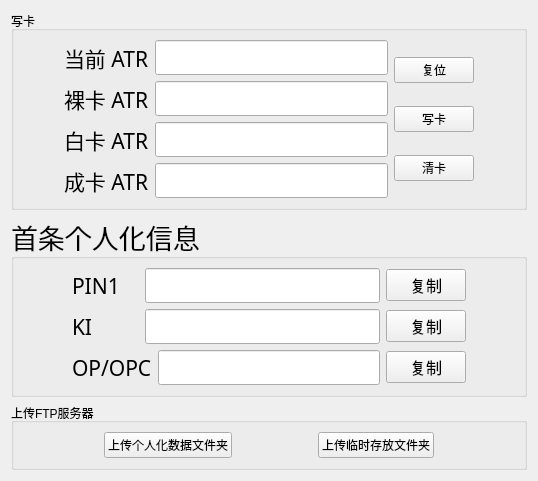
      <widget class="QWidget" name="tab_2">
       <attribute name="title">
        <string>鉴权</string>
       </attribute>
       <layout class="QHBoxLayout" name="horizontalLayout_30">
        <item>
         <layout class="QVBoxLayout" name="verticalLayout_7" stretch="2,2,1">
          <item>
           <widget class="QGroupBox" name="groupBox_6">
            <property name="title">
             <string>写卡</string>
            </property>
            <layout class="QHBoxLayout" name="horizontalLayout_36" stretch="1,8,1,1">
             <item>
              <spacer name="horizontalSpacer_7">
               <property name="orientation">
                <enum>Qt::Horizontal</enum>
               </property>
               <property name="sizeHint" stdset="0">
                <size>
                 <width>20</width>
                 <height>20</height>
                </size>
               </property>
              </spacer>
             </item>
             <item>
              <layout class="QVBoxLayout" name="verticalLayout_6">
               <item>
                <layout class="QHBoxLayout" name="horizontalLayout_16" stretch="1,9">
                 <item>
                  <widget class="QLabel" name="pin1_8">
                   <property name="font">
                    <font>
                     <family>微软雅黑</family>
                     <pointsize>16</pointsize>
                    </font>
                   </property>
                   <property name="text">
                    <string>当前 ATR</string>
                   </property>
                  </widget>
                 </item>
                 <item>
                  <widget class="QLineEdit" name="current_card_line">
                   <property name="enabled">
                    <bool>true</bool>
                   </property>
                   <property name="font">
                    <font>
                     <family>微软雅黑</family>
                     <pointsize>14</pointsize>
                    </font>
                   </property>
                   <property name="readOnly">
                    <bool>true</bool>
                   </property>
                  </widget>
                 </item>
                </layout>
               </item>
               <item>
                <layout class="QHBoxLayout" name="horizontalLayout_14" stretch="1,9">
                 <item>
                  <widget class="QLabel" name="pin1_2">
                   <property name="font">
                    <font>
                     <family>微软雅黑</family>
                     <pointsize>16</pointsize>
                    </font>
                   </property>
                   <property name="text">
                    <string>裸卡 ATR</string>
                   </property>
                  </widget>
                 </item>
                 <item>
                  <widget class="QLineEdit" name="bare_card_line">
                   <property name="enabled">
                    <bool>true</bool>
                   </property>
                   <property name="font">
                    <font>
                     <family>微软雅黑</family>
                     <pointsize>14</pointsize>
                    </font>
                   </property>
                   <property name="readOnly">
                    <bool>true</bool>
                   </property>
                  </widget>
                 </item>
                </layout>
               </item>
               <item>
                <layout class="QHBoxLayout" name="horizontalLayout_15" stretch="1,9">
                 <item>
                  <widget class="QLabel" name="ki_2">
                   <property name="font">
                    <font>
                     <family>微软雅黑</family>
                     <pointsize>16</pointsize>
                    </font>
                   </property>
                   <property name="text">
                    <string>白卡 ATR</string>
                   </property>
                  </widget>
                 </item>
                 <item>
                  <widget class="QLineEdit" name="white_card_line">
                   <property name="enabled">
                    <bool>true</bool>
                   </property>
                   <property name="font">
                    <font>
                     <family>微软雅黑</family>
                     <pointsize>14</pointsize>
                    </font>
                   </property>
                   <property name="readOnly">
                    <bool>true</bool>
                   </property>
                  </widget>
                 </item>
                </layout>
               </item>
               <item>
                <layout class="QHBoxLayout" name="horizontalLayout_29" stretch="1,9">
                 <item>
                  <widget class="QLabel" name="op_2">
                   <property name="font">
                    <font>
                     <family>微软雅黑</family>
                     <pointsize>16</pointsize>
                    </font>
                   </property>
                   <property name="text">
                    <string>成卡 ATR</string>
                   </property>
                  </widget>
                 </item>
                 <item>
                  <widget class="QLineEdit" name="finished_card_line">
                   <property name="enabled">
                    <bool>true</bool>
                   </property>
                   <property name="font">
                    <font>
                     <family>微软雅黑</family>
                     <pointsize>14</pointsize>
                    </font>
                   </property>
                   <property name="readOnly">
                    <bool>true</bool>
                   </property>
                  </widget>
                 </item>
                </layout>
               </item>
              </layout>
             </item>
             <item>
              <layout class="QVBoxLayout" name="verticalLayout_5">
               <item>
                <widget class="QPushButton" name="reset_card_btn">
                 <property name="text">
                  <string>复位</string>
                 </property>
                </widget>
               </item>
               <item>
                <widget class="QPushButton" name="write_card_btn">
                 <property name="text">
                  <string>写卡</string>
                 </property>
                </widget>
               </item>
               <item>
                <widget class="QPushButton" name="clear_card_btn">
                 <property name="text">
                  <string>清卡</string>
                 </property>
                </widget>
               </item>
              </layout>
             </item>
             <item>
              <spacer name="horizontalSpacer_8">
               <property name="orientation">
                <enum>Qt::Horizontal</enum>
               </property>
               <property name="sizeHint" stdset="0">
                <size>
                 <width>71</width>
                 <height>20</height>
                </size>
               </property>
              </spacer>
             </item>
            </layout>
           </widget>
          </item>
          <item>
           <widget class="QGroupBox" name="groupBox">
            <property name="font">
             <font>
              <family>微软雅黑</family>
              <pointsize>20</pointsize>
             </font>
            </property>
            <property name="title">
             <string>首条个人化信息</string>
            </property>
            <layout class="QHBoxLayout" name="horizontalLayout_28" stretch="1,8,1">
             <item>
              <spacer name="horizontalSpacer_5">
               <property name="orientation">
                <enum>Qt::Horizontal</enum>
               </property>
               <property name="sizeHint" stdset="0">
                <size>
                 <width>72</width>
                 <height>20</height>
                </size>
               </property>
              </spacer>
             </item>
             <item>
              <layout class="QVBoxLayout" name="verticalLayout_4">
               <item>
                <layout class="QHBoxLayout" name="horizontalLayout_11" stretch="2,7,1">
                 <item>
                  <widget class="QLabel" name="pin1">
                   <property name="font">
                    <font>
                     <family>微软雅黑</family>
                     <pointsize>16</pointsize>
                    </font>
                   </property>
                   <property name="text">
                    <string>PIN1</string>
                   </property>
                  </widget>
                 </item>
                 <item>
                  <widget class="QLineEdit" name="pin1_line">
                   <property name="enabled">
                    <bool>true</bool>
                   </property>
                   <property name="font">
                    <font>
                     <family>微软雅黑</family>
                     <pointsize>14</pointsize>
                    </font>
                   </property>
                   <property name="readOnly">
                    <bool>true</bool>
                   </property>
                  </widget>
                 </item>
                 <item>
                  <widget class="QPushButton" name="pin1_btn">
                   <property name="font">
                    <font>
                     <family>微软雅黑</family>
                     <pointsize>12</pointsize>
                    </font>
                   </property>
                   <property name="text">
                    <string>复制</string>
                   </property>
                  </widget>
                 </item>
                </layout>
               </item>
               <item>
                <layout class="QHBoxLayout" name="horizontalLayout_12" stretch="2,7,1">
                 <item>
                  <widget class="QLabel" name="ki">
                   <property name="font">
                    <font>
                     <family>微软雅黑</family>
                     <pointsize>16</pointsize>
                    </font>
                   </property>
                   <property name="text">
                    <string>KI</string>
                   </property>
                  </widget>
                 </item>
                 <item>
                  <widget class="QLineEdit" name="ki_line">
                   <property name="enabled">
                    <bool>true</bool>
                   </property>
                   <property name="font">
                    <font>
                     <family>微软雅黑</family>
                     <pointsize>14</pointsize>
                    </font>
                   </property>
                   <property name="readOnly">
                    <bool>true</bool>
                   </property>
                  </widget>
                 </item>
                 <item>
                  <widget class="QPushButton" name="ki_btn">
                   <property name="font">
                    <font>
                     <family>微软雅黑</family>
                     <pointsize>12</pointsize>
                    </font>
                   </property>
                   <property name="text">
                    <string>复制</string>
                   </property>
                  </widget>
                 </item>
                </layout>
               </item>
               <item>
                <layout class="QHBoxLayout" name="horizontalLayout_13" stretch="2,7,1">
                 <item>
                  <widget class="QLabel" name="op">
                   <property name="font">
                    <font>
                     <family>微软雅黑</family>
                     <pointsize>16</pointsize>
                    </font>
                   </property>
                   <property name="text">
                    <string>OP/OPC</string>
                   </property>
                  </widget>
                 </item>
                 <item>
                  <widget class="QLineEdit" name="op_line">
                   <property name="enabled">
                    <bool>true</bool>
                   </property>
                   <property name="font">
                    <font>
                     <family>微软雅黑</family>
                     <pointsize>14</pointsize>
                    </font>
                   </property>
                   <property name="readOnly">
                    <bool>true</bool>
                   </property>
                  </widget>
                 </item>
                 <item>
                  <widget class="QPushButton" name="op_btn">
                   <property name="font">
                    <font>
                     <family>微软雅黑</family>
                     <pointsize>12</pointsize>
                    </font>
                   </property>
                   <property name="text">
                    <string>复制</string>
                   </property>
                  </widget>
                 </item>
                </layout>
               </item>
              </layout>
             </item>
             <item>
              <spacer name="horizontalSpacer_6">
               <property name="orientation">
                <enum>Qt::Horizontal</enum>
               </property>
               <property name="sizeHint" stdset="0">
                <size>
                 <width>72</width>
                 <height>20</height>
                </size>
               </property>
              </spacer>
             </item>
            </layout>
           </widget>
          </item>
          <item>
           <widget class="QGroupBox" name="groupBox_7">
            <property name="title">
             <string>上传FTP服务器</string>
            </property>
            <layout class="QHBoxLayout" name="horizontalLayout_17">
             <item>
              <spacer name="horizontalSpacer_9">
               <property name="orientation">
                <enum>Qt::Horizontal</enum>
               </property>
               <property name="sizeHint" stdset="0">
                <size>
                 <width>53</width>
                 <height>20</height>
                </size>
               </property>
              </spacer>
             </item>
             <item>
              <widget class="QPushButton" name="upload_prd_btn">
               <property name="text">
                <string>上传个人化数据文件夹</string>
               </property>
              </widget>
             </item>
             <item>
              <spacer name="horizontalSpacer_10">
               <property name="orientation">
                <enum>Qt::Horizontal</enum>
               </property>
               <property name="sizeHint" stdset="0">
                <size>
                 <width>52</width>
                 <height>20</height>
                </size>
               </property>
              </spacer>
             </item>
             <item>
              <widget class="QPushButton" name="upload_temp_btn">
               <property name="text">
                <string>上传临时存放文件夹</string>
               </property>
              </widget>
             </item>
             <item>
              <spacer name="horizontalSpacer_11">
               <property name="orientation">
                <enum>Qt::Horizontal</enum>
               </property>
               <property name="sizeHint" stdset="0">
                <size>
                 <width>53</width>
                 <height>20</height>
                </size>
               </property>
              </spacer>
             </item>
            </layout>
           </widget>
          </item>
         </layout>
        </item>
       </layout>
      </widget>
